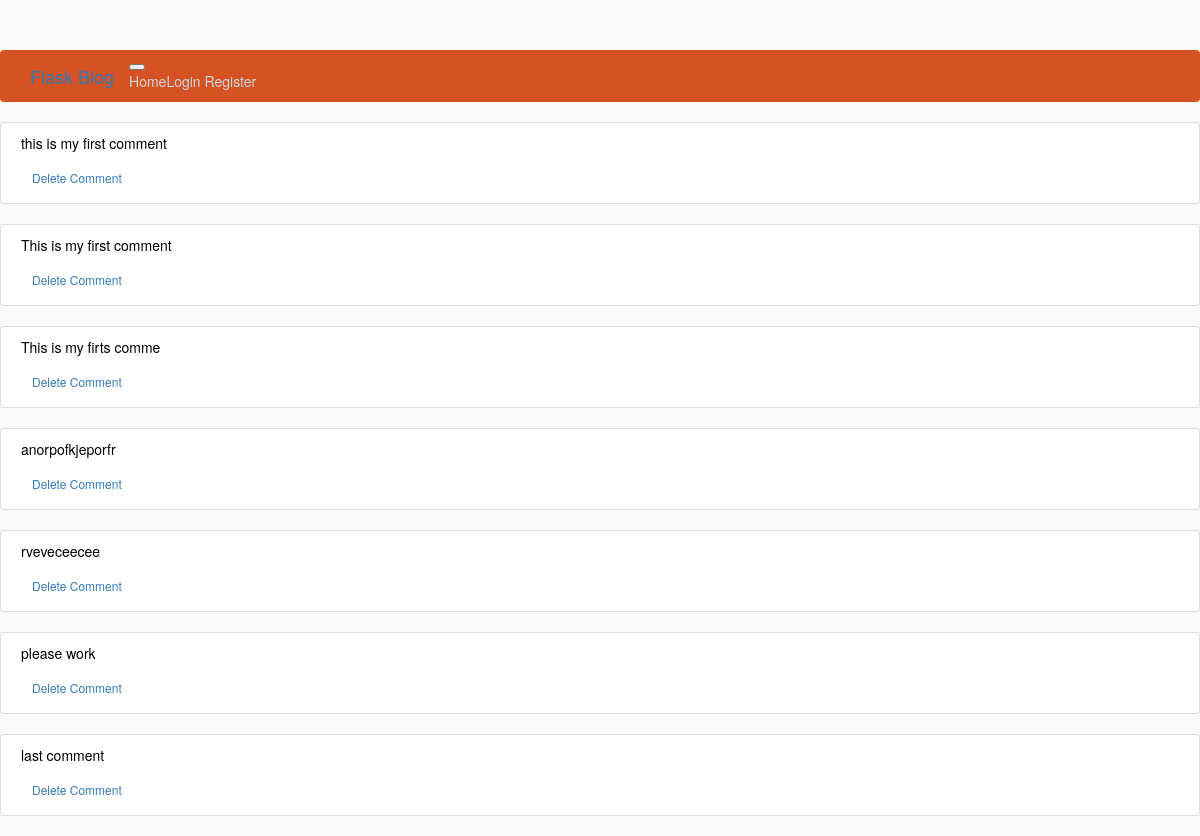
/comments, run on an earlier commit of the app's database.
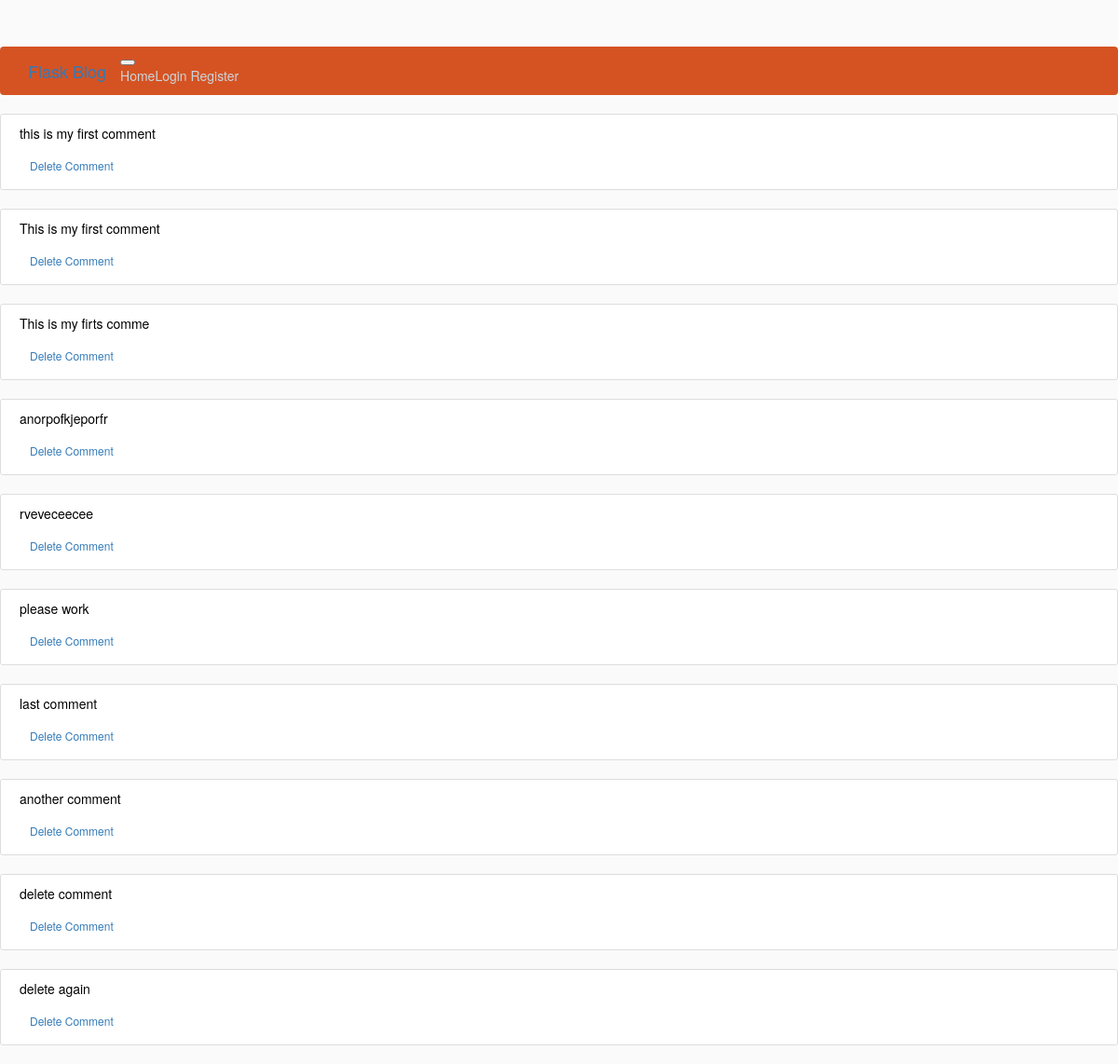
And on a later commit of the database.
### app/models.py (models this page shows, shortened)
class Comments(db.Model):
    id = db.Column(db.Integer, primary_key=True)
    pitch_id = db.Column(db.Integer, db.ForeignKey('post.id'))
    comment = db.Column(db.String(), nullable=False)
    user_id = db.Column(db.Integer, db.ForeignKey('user.id'))

### app/routes.py (the view)
@app.route("/comments")
def comments():
    comments = Comments.query.all()
    return render_template('comments.html',comments=comments)

### app/templates/comments.html
{% extends "base.html" %}
{% block content %}
{% for comments in comments %}
    <article class="media content-section">
    <div class="media-body">
        <p class="article-content">{{ comments.comment }}</p>
        <a class="btn btn-secondary btn-sm mt-1 mb-1" href="{{ url_for('del_comment') }}">Delete Comment</a>
    </article>
{% endfor %}
{% endblock content %}

### app/templates/base.html
{% extends 'bootstrap/base.html'%}
{% block navbar %}
    {% include 'navbar.html' %}
{% endblock %}

### app/templates/navbar.html (shortened to what this page needs)
<!DOCTYPE html>
<html>
  <head>
    <link rel="stylesheet" type="text/css" href="{{ url_for('static', filename='main.css') }}">
  </head>
  <body>
    <header class="site-header">
      <nav class="navbar navbar-expand-md navbar-dark bg-steel fixed-top">
        <div class="container">
          <a class="navbar-brand mr-4" href="/">Flask Blog</a>
          <button class="navbar-toggler" type="button" data-toggle="collapse" data-target="#navbarToggle" aria-controls="navbarToggle" aria-expanded="false" aria-label="Toggle navigation">
          </button>
          <div class="collapse navbar-collapse" id="navbarToggle">
            <div class="navbar-nav mr-auto">
              <a class="nav-item nav-link" href="{{ url_for('home') }}">Home</a>
            </div>
            <div class="navbar-nav">
              {% if current_user.is_authenticated %}
                <a class="nav-item nav-link" href="{{ url_for('new_post') }}">New Post</a>
                <a class="nav-item nav-link" href="{{ url_for('account') }}">Account</a>
                <a class="nav-item nav-link" href="{{ url_for('logout') }}">Logout</a>
              {% else %}
                <a class="nav-item nav-link" href="{{ url_for('login') }}">Login</a>
                <a class="nav-item nav-link" href="{{ url_for('register') }}">Register</a>
              {% endif %}
            </div>
          </div>
        </div>
      </nav>
    </header>
  </body>
</html>

### app/static/main.css (style rules this page uses)
body { background: #fafafa; color: #010101; margin-top: 5rem; }
.bg-steel { background-color: #D55323; }
.site-header .navbar-nav .nav-link { color: #cbd5db; }
.content-section { background: #ffffff; padding: 10px 20px; border: 1px solid #dddddd; border-radius: 3px; margin-bottom: 20px; }
.article-content { white-space: pre-line; }

What changed in the data, as far as the page shows it:
added Comments: comment "another comment"
added Comments: comment "delete comment"
added Comments: comment "delete again"
